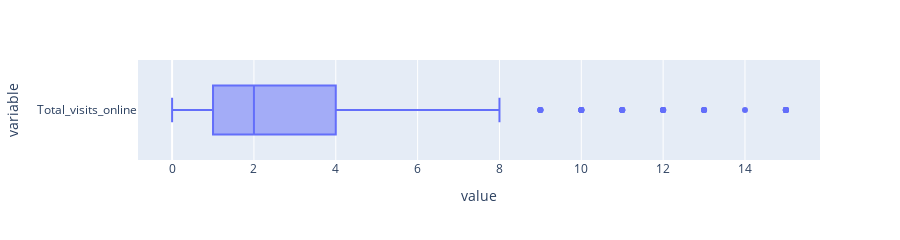

The cell this chart's notebook holds for it:
### Code cell
px.box(working_df['Total_visits_online'], orientation='h', height=200)

### Figure 1 — Plotly figure (JSON) as saved in the notebook; plotly's stock layout.template omitted (floating-point values rounded to 4 significant figures; data arrays with more than 128 entries replaced by an {"elided": "..."} marker saying what was removed)
{"data": [{"alignmentgroup": "True", "hovertemplate": "value=%{x}<br>variable=%{y}<extra></extra>", "legendgroup": "", "marker": {"color": "#636efa"}, "name": "", "notched": false, "offsetgroup": "", "orientation": "h", "showlegend": false, "type": "box", "x": {"elided": "660 int values"}, "x0": " ", "xaxis": "x", "y": {"elided": "660 str values"}, "y0": " ", "yaxis": "y"}], "layout": {"boxmode": "group", "height": 200, "legend": {"tracegroupgap": 0}, "margin": {"t": 60}, "xaxis": {"anchor": "y", "domain": [0, 1], "title": {"text": "value"}}, "yaxis": {"anchor": "x", "domain": [0, 1], "title": {"text": "variable"}}}}
